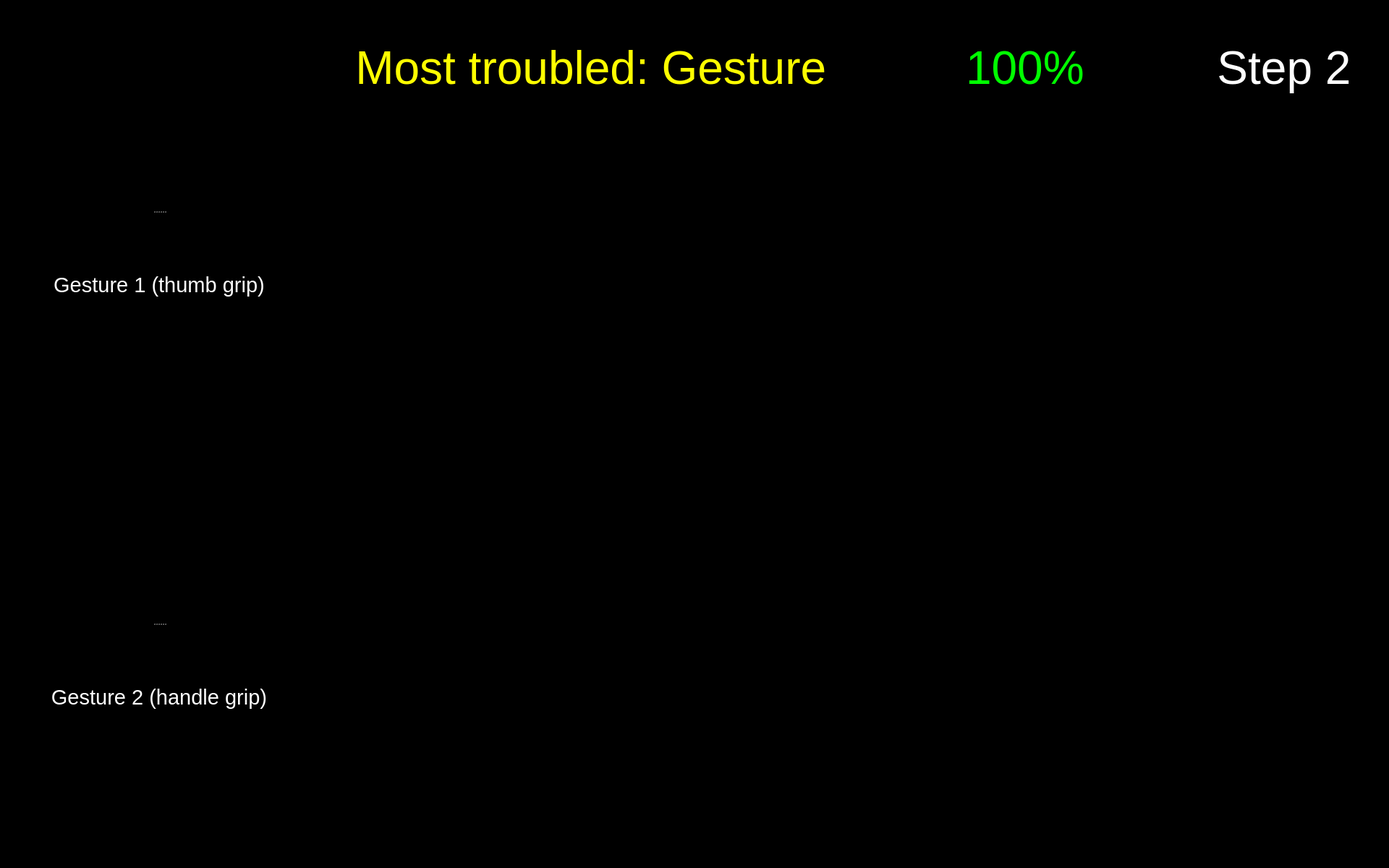
<?xml version="1.0" encoding="UTF-8"?>
<ui version="4.0">
 <class>Form</class>
 <widget class="QWidget" name="Form">
  <property name="geometry">
   <rect>
    <x>0</x>
    <y>0</y>
    <width>1920</width>
    <height>1200</height>
   </rect>
  </property>
  <property name="maximumSize">
   <size>
    <width>1920</width>
    <height>1200</height>
   </size>
  </property>
  <property name="windowTitle">
   <string>Form</string>
  </property>
  <property name="styleSheet">
   <string notr="true">background-color: rgb(0, 0, 0);</string>
  </property>
  <widget class="QPushButton" name="button_nav_left">
   <property name="enabled">
    <bool>true</bool>
   </property>
   <property name="geometry">
    <rect>
     <x>800</x>
     <y>560</y>
     <width>150</width>
     <height>150</height>
    </rect>
   </property>
   <property name="minimumSize">
    <size>
     <width>81</width>
     <height>81</height>
    </size>
   </property>
   <property name="maximumSize">
    <size>
     <width>150</width>
     <height>150</height>
    </size>
   </property>
   <property name="cursor">
    <cursorShape>OpenHandCursor</cursorShape>
   </property>
   <property name="focusPolicy">
    <enum>Qt::WheelFocus</enum>
   </property>
   <property name="contextMenuPolicy">
    <enum>Qt::DefaultContextMenu</enum>
   </property>
   <property name="layoutDirection">
    <enum>Qt::LeftToRight</enum>
   </property>
   <property name="autoFillBackground">
    <bool>false</bool>
   </property>
   <property name="styleSheet">
    <string notr="true"/>
   </property>
   <property name="icon">
    <iconset resource="resources/res.qrc">
     <normaloff>:/buttons/Button Left.svg</normaloff>:/buttons/Button Left.svg</iconset>
   </property>
   <property name="iconSize">
    <size>
     <width>144</width>
     <height>144</height>
    </size>
   </property>
   <property name="autoDefault">
    <bool>false</bool>
   </property>
   <property name="default">
    <bool>false</bool>
   </property>
   <property name="flat">
    <bool>true</bool>
   </property>
  </widget>
  <widget class="QPushButton" name="button_nav_right">
   <property name="enabled">
    <bool>true</bool>
   </property>
   <property name="geometry">
    <rect>
     <x>960</x>
     <y>560</y>
     <width>150</width>
     <height>150</height>
    </rect>
   </property>
   <property name="minimumSize">
    <size>
     <width>81</width>
     <height>81</height>
    </size>
   </property>
   <property name="maximumSize">
    <size>
     <width>150</width>
     <height>150</height>
    </size>
   </property>
   <property name="cursor">
    <cursorShape>OpenHandCursor</cursorShape>
   </property>
   <property name="focusPolicy">
    <enum>Qt::WheelFocus</enum>
   </property>
   <property name="contextMenuPolicy">
    <enum>Qt::DefaultContextMenu</enum>
   </property>
   <property name="layoutDirection">
    <enum>Qt::LeftToRight</enum>
   </property>
   <property name="autoFillBackground">
    <bool>false</bool>
   </property>
   <property name="styleSheet">
    <string notr="true"/>
   </property>
   <property name="icon">
    <iconset resource="resources/res.qrc">
     <normaloff>:/buttons/Button Right.svg</normaloff>:/buttons/Button Right.svg</iconset>
   </property>
   <property name="iconSize">
    <size>
     <width>144</width>
     <height>144</height>
    </size>
   </property>
   <property name="autoDefault">
    <bool>false</bool>
   </property>
   <property name="default">
    <bool>false</bool>
   </property>
   <property name="flat">
    <bool>true</bool>
   </property>
  </widget>
  <widget class="QWidget" name="widget_score" native="true">
   <property name="geometry">
    <rect>
     <x>1180</x>
     <y>20</y>
     <width>450</width>
     <height>150</height>
    </rect>
   </property>
   <widget class="QWidget" name="horizontalLayoutWidget_2">
    <property name="geometry">
     <rect>
      <x>-1</x>
      <y>-1</y>
      <width>451</width>
      <height>152</height>
     </rect>
    </property>
    <layout class="QHBoxLayout" name="horizontalLayout_2">
     <item>
      <widget class="QLabel" name="score_flag">
       <property name="enabled">
        <bool>true</bool>
       </property>
       <property name="sizePolicy">
        <sizepolicy hsizetype="Preferred" vsizetype="Preferred">
         <horstretch>0</horstretch>
         <verstretch>0</verstretch>
        </sizepolicy>
       </property>
       <property name="maximumSize">
        <size>
         <width>150</width>
         <height>150</height>
        </size>
       </property>
       <property name="text">
        <string/>
       </property>
       <property name="pixmap">
        <pixmap resource="resources/res.qrc">:/img/Score Flag.svg</pixmap>
       </property>
      </widget>
     </item>
     <item>
      <widget class="QLabel" name="label_text_score">
       <property name="font">
        <font>
         <pointsize>48</pointsize>
        </font>
       </property>
       <property name="styleSheet">
        <string notr="true">color: rgb(0, 255, 0);</string>
       </property>
       <property name="text">
        <string>&lt;html&gt;&lt;head/&gt;&lt;body&gt;&lt;p&gt;&lt;span style=&quot; color:#00ff00;&quot;&gt;100%&lt;/span&gt;&lt;/p&gt;&lt;/body&gt;&lt;/html&gt;</string>
       </property>
       <property name="alignment">
        <set>Qt::AlignLeading|Qt::AlignLeft|Qt::AlignVCenter</set>
       </property>
       <property name="wordWrap">
        <bool>true</bool>
       </property>
      </widget>
     </item>
    </layout>
   </widget>
  </widget>
  <widget class="QPushButton" name="button_exit">
   <property name="enabled">
    <bool>true</bool>
   </property>
   <property name="geometry">
    <rect>
     <x>1760</x>
     <y>1040</y>
     <width>150</width>
     <height>150</height>
    </rect>
   </property>
   <property name="minimumSize">
    <size>
     <width>81</width>
     <height>81</height>
    </size>
   </property>
   <property name="maximumSize">
    <size>
     <width>150</width>
     <height>150</height>
    </size>
   </property>
   <property name="cursor">
    <cursorShape>OpenHandCursor</cursorShape>
   </property>
   <property name="focusPolicy">
    <enum>Qt::WheelFocus</enum>
   </property>
   <property name="contextMenuPolicy">
    <enum>Qt::DefaultContextMenu</enum>
   </property>
   <property name="icon">
    <iconset resource="resources/res.qrc">
     <normaloff>:/buttons/Button Exit.svg</normaloff>:/buttons/Button Exit.svg</iconset>
   </property>
   <property name="iconSize">
    <size>
     <width>144</width>
     <height>144</height>
    </size>
   </property>
   <property name="autoDefault">
    <bool>false</bool>
   </property>
   <property name="default">
    <bool>false</bool>
   </property>
   <property name="flat">
    <bool>true</bool>
   </property>
  </widget>
  <widget class="QLabel" name="label_plot_2">
   <property name="geometry">
    <rect>
     <x>490</x>
     <y>760</y>
     <width>850</width>
     <height>340</height>
    </rect>
   </property>
   <property name="maximumSize">
    <size>
     <width>1200</width>
     <height>480</height>
    </size>
   </property>
   <property name="font">
    <font>
     <pointsize>48</pointsize>
    </font>
   </property>
   <property name="styleSheet">
    <string notr="true">color: rgb(255, 255, 255);</string>
   </property>
   <property name="text">
    <string/>
   </property>
   <property name="scaledContents">
    <bool>true</bool>
   </property>
  </widget>
  <widget class="QLabel" name="icon_expert_2">
   <property name="enabled">
    <bool>true</bool>
   </property>
   <property name="geometry">
    <rect>
     <x>490</x>
     <y>810</y>
     <width>100</width>
     <height>100</height>
    </rect>
   </property>
   <property name="sizePolicy">
    <sizepolicy hsizetype="Preferred" vsizetype="Preferred">
     <horstretch>0</horstretch>
     <verstretch>0</verstretch>
    </sizepolicy>
   </property>
   <property name="maximumSize">
    <size>
     <width>100</width>
     <height>100</height>
    </size>
   </property>
   <property name="text">
    <string/>
   </property>
   <property name="pixmap">
    <pixmap resource="resources/res.qrc">:/img/Icon Expert.png</pixmap>
   </property>
   <property name="scaledContents">
    <bool>true</bool>
   </property>
  </widget>
  <widget class="QLabel" name="icon_reaction_2">
   <property name="enabled">
    <bool>true</bool>
   </property>
   <property name="geometry">
    <rect>
     <x>1400</x>
     <y>820</y>
     <width>200</width>
     <height>200</height>
    </rect>
   </property>
   <property name="sizePolicy">
    <sizepolicy hsizetype="Preferred" vsizetype="Preferred">
     <horstretch>0</horstretch>
     <verstretch>0</verstretch>
    </sizepolicy>
   </property>
   <property name="maximumSize">
    <size>
     <width>200</width>
     <height>200</height>
    </size>
   </property>
   <property name="text">
    <string/>
   </property>
   <property name="scaledContents">
    <bool>true</bool>
   </property>
  </widget>
  <widget class="QLabel" name="label_plot_1">
   <property name="geometry">
    <rect>
     <x>490</x>
     <y>180</y>
     <width>850</width>
     <height>340</height>
    </rect>
   </property>
   <property name="maximumSize">
    <size>
     <width>1200</width>
     <height>480</height>
    </size>
   </property>
   <property name="font">
    <font>
     <pointsize>48</pointsize>
    </font>
   </property>
   <property name="styleSheet">
    <string notr="true">color: rgb(255, 255, 255);</string>
   </property>
   <property name="text">
    <string/>
   </property>
   <property name="scaledContents">
    <bool>true</bool>
   </property>
  </widget>
  <widget class="QLabel" name="icon_newbie_1">
   <property name="enabled">
    <bool>true</bool>
   </property>
   <property name="geometry">
    <rect>
     <x>490</x>
     <y>380</y>
     <width>100</width>
     <height>100</height>
    </rect>
   </property>
   <property name="sizePolicy">
    <sizepolicy hsizetype="Preferred" vsizetype="Preferred">
     <horstretch>0</horstretch>
     <verstretch>0</verstretch>
    </sizepolicy>
   </property>
   <property name="maximumSize">
    <size>
     <width>100</width>
     <height>100</height>
    </size>
   </property>
   <property name="text">
    <string/>
   </property>
   <property name="pixmap">
    <pixmap resource="resources/res.qrc">:/img/Icon User.png</pixmap>
   </property>
   <property name="scaledContents">
    <bool>true</bool>
   </property>
  </widget>
  <widget class="QLabel" name="image_step">
   <property name="geometry">
    <rect>
     <x>1650</x>
     <y>170</y>
     <width>250</width>
     <height>250</height>
    </rect>
   </property>
   <property name="font">
    <font>
     <pointsize>48</pointsize>
    </font>
   </property>
   <property name="styleSheet">
    <string notr="true">color: rgb(255, 255, 255);</string>
   </property>
   <property name="text">
    <string/>
   </property>
   <property name="pixmap">
    <pixmap resource="resources/res.qrc">:/detected steps/Detected Step2 Button.png</pixmap>
   </property>
   <property name="alignment">
    <set>Qt::AlignCenter</set>
   </property>
   <property name="wordWrap">
    <bool>true</bool>
   </property>
  </widget>
  <widget class="QLabel" name="icon_expert_1">
   <property name="enabled">
    <bool>true</bool>
   </property>
   <property name="geometry">
    <rect>
     <x>490</x>
     <y>220</y>
     <width>100</width>
     <height>100</height>
    </rect>
   </property>
   <property name="sizePolicy">
    <sizepolicy hsizetype="Preferred" vsizetype="Preferred">
     <horstretch>0</horstretch>
     <verstretch>0</verstretch>
    </sizepolicy>
   </property>
   <property name="maximumSize">
    <size>
     <width>100</width>
     <height>100</height>
    </size>
   </property>
   <property name="text">
    <string/>
   </property>
   <property name="pixmap">
    <pixmap resource="resources/res.qrc">:/img/Icon Expert.png</pixmap>
   </property>
   <property name="scaledContents">
    <bool>true</bool>
   </property>
  </widget>
  <widget class="QLabel" name="icon_newbie_2">
   <property name="enabled">
    <bool>true</bool>
   </property>
   <property name="geometry">
    <rect>
     <x>490</x>
     <y>960</y>
     <width>100</width>
     <height>100</height>
    </rect>
   </property>
   <property name="sizePolicy">
    <sizepolicy hsizetype="Preferred" vsizetype="Preferred">
     <horstretch>0</horstretch>
     <verstretch>0</verstretch>
    </sizepolicy>
   </property>
   <property name="maximumSize">
    <size>
     <width>100</width>
     <height>100</height>
    </size>
   </property>
   <property name="text">
    <string/>
   </property>
   <property name="pixmap">
    <pixmap resource="resources/res.qrc">:/img/Icon User.png</pixmap>
   </property>
   <property name="scaledContents">
    <bool>true</bool>
   </property>
  </widget>
  <widget class="QLabel" name="icon_reaction_1">
   <property name="enabled">
    <bool>true</bool>
   </property>
   <property name="geometry">
    <rect>
     <x>1400</x>
     <y>250</y>
     <width>200</width>
     <height>200</height>
    </rect>
   </property>
   <property name="sizePolicy">
    <sizepolicy hsizetype="Preferred" vsizetype="Preferred">
     <horstretch>0</horstretch>
     <verstretch>0</verstretch>
    </sizepolicy>
   </property>
   <property name="maximumSize">
    <size>
     <width>200</width>
     <height>200</height>
    </size>
   </property>
   <property name="text">
    <string/>
   </property>
   <property name="scaledContents">
    <bool>true</bool>
   </property>
  </widget>
  <widget class="QLabel" name="label_trouble">
   <property name="geometry">
    <rect>
     <x>260</x>
     <y>20</y>
     <width>900</width>
     <height>150</height>
    </rect>
   </property>
   <property name="font">
    <font>
     <family>Arial</family>
     <pointsize>48</pointsize>
     <weight>9</weight>
     <italic>false</italic>
     <bold>false</bold>
    </font>
   </property>
   <property name="styleSheet">
    <string notr="true">font: 75 48pt &quot;Arial&quot;;
color: rgb(255, 255, 0);</string>
   </property>
   <property name="text">
    <string>Most troubled: Gesture </string>
   </property>
   <property name="textFormat">
    <enum>Qt::RichText</enum>
   </property>
   <property name="alignment">
    <set>Qt::AlignRight|Qt::AlignTrailing|Qt::AlignVCenter</set>
   </property>
   <property name="wordWrap">
    <bool>true</bool>
   </property>
  </widget>
  <widget class="QLabel" name="label_text_step">
   <property name="geometry">
    <rect>
     <x>1650</x>
     <y>20</y>
     <width>250</width>
     <height>150</height>
    </rect>
   </property>
   <property name="font">
    <font>
     <family>Arial</family>
     <pointsize>48</pointsize>
     <weight>9</weight>
     <italic>false</italic>
     <bold>false</bold>
    </font>
   </property>
   <property name="styleSheet">
    <string notr="true">font: 75 48pt &quot;Arial&quot;;
color: rgb(255, 255, 255);</string>
   </property>
   <property name="text">
    <string>Step 2</string>
   </property>
   <property name="textFormat">
    <enum>Qt::RichText</enum>
   </property>
   <property name="alignment">
    <set>Qt::AlignCenter</set>
   </property>
   <property name="wordWrap">
    <bool>true</bool>
   </property>
  </widget>
  <widget class="QSplitter" name="splitter_3">
   <property name="geometry">
    <rect>
     <x>60</x>
     <y>210</y>
     <width>320</width>
     <height>282</height>
    </rect>
   </property>
   <property name="orientation">
    <enum>Qt::Vertical</enum>
   </property>
   <widget class="QLabel" name="image_required_2">
    <property name="maximumSize">
     <size>
      <width>320</width>
      <height>240</height>
     </size>
    </property>
    <property name="text">
     <string/>
    </property>
    <property name="pixmap">
     <pixmap resource="resources/res.qrc">:/img/step2_gesture1_2.png</pixmap>
    </property>
    <property name="scaledContents">
     <bool>true</bool>
    </property>
   </widget>
   <widget class="QLabel" name="text_required_2">
    <property name="font">
     <font>
      <family>Arial</family>
      <pointsize>22</pointsize>
      <weight>9</weight>
      <italic>false</italic>
      <bold>false</bold>
     </font>
    </property>
    <property name="styleSheet">
     <string notr="true">font: 75 22pt &quot;Arial&quot;;
color: rgb(255, 255, 255);</string>
    </property>
    <property name="text">
     <string>Gesture 1 (thumb grip)</string>
    </property>
    <property name="textFormat">
     <enum>Qt::PlainText</enum>
    </property>
    <property name="alignment">
     <set>Qt::AlignCenter</set>
    </property>
    <property name="wordWrap">
     <bool>true</bool>
    </property>
   </widget>
  </widget>
  <widget class="QSplitter" name="splitter_hide">
   <property name="geometry">
    <rect>
     <x>60</x>
     <y>780</y>
     <width>320</width>
     <height>282</height>
    </rect>
   </property>
   <property name="orientation">
    <enum>Qt::Vertical</enum>
   </property>
   <widget class="QLabel" name="image_required_3">
    <property name="maximumSize">
     <size>
      <width>320</width>
      <height>240</height>
     </size>
    </property>
    <property name="text">
     <string/>
    </property>
    <property name="pixmap">
     <pixmap resource="resources/res.qrc">:/img/step1_gesture2.png</pixmap>
    </property>
    <property name="scaledContents">
     <bool>true</bool>
    </property>
   </widget>
   <widget class="QLabel" name="text_required_3">
    <property name="font">
     <font>
      <family>Arial</family>
      <pointsize>22</pointsize>
      <weight>9</weight>
      <italic>false</italic>
      <bold>false</bold>
     </font>
    </property>
    <property name="styleSheet">
     <string notr="true">font: 75 22pt &quot;Arial&quot;;
color: rgb(255, 255, 255);</string>
    </property>
    <property name="text">
     <string>Gesture 2 (handle grip)</string>
    </property>
    <property name="textFormat">
     <enum>Qt::PlainText</enum>
    </property>
    <property name="alignment">
     <set>Qt::AlignCenter</set>
    </property>
    <property name="wordWrap">
     <bool>true</bool>
    </property>
   </widget>
  </widget>
 </widget>
 <resources>
  <include location="resources/res.qrc"/>
 </resources>
 <connections/>
</ui>
